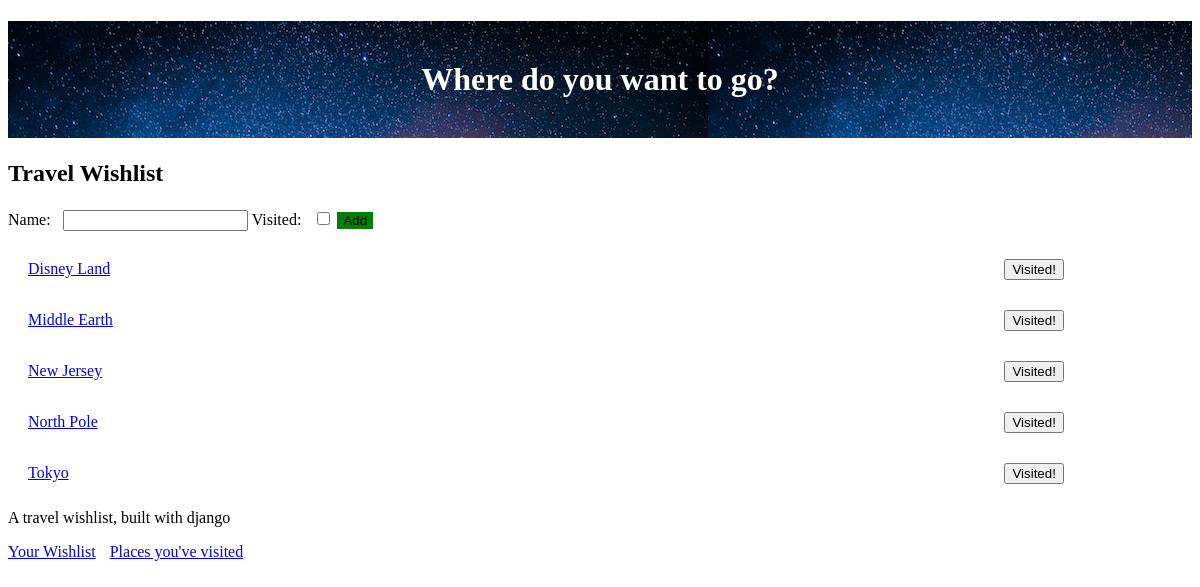
Before: / (signed in) with the older database file.
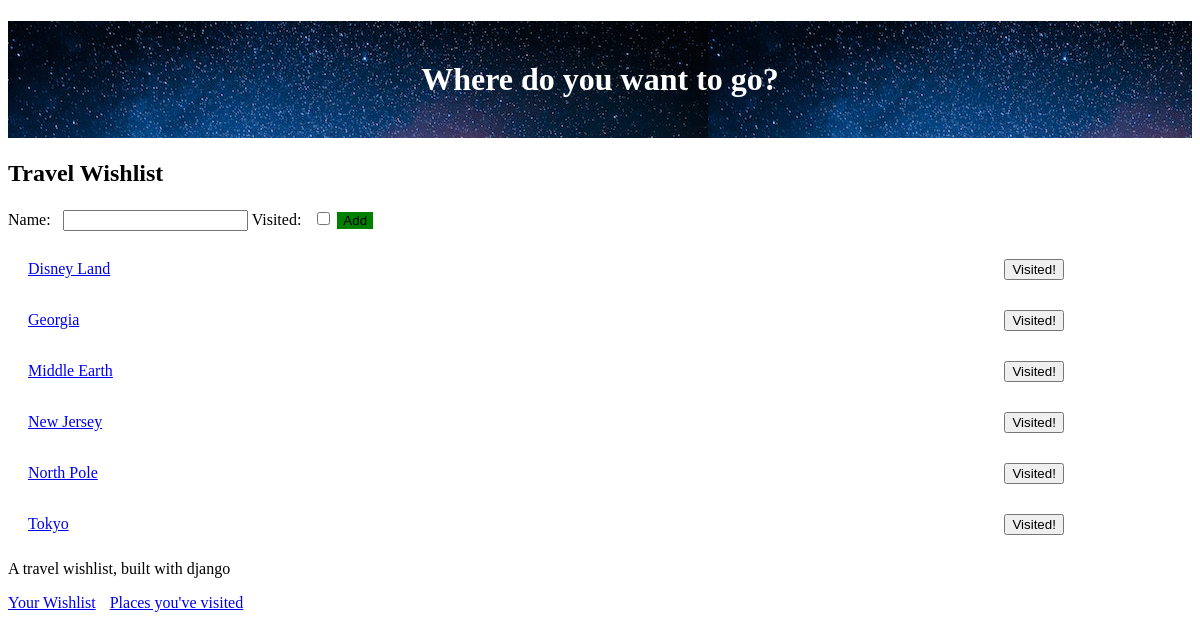
After: the same page with the newer database file.
### travel_wishlist/models.py (models this page shows, shortened)
class Place(models.Model):
    user = models.ForeignKey('auth.User', null=False, on_delete=models.CASCADE)
    name = models.CharField(max_length=200)
    visited = models.BooleanField(default=False)
    notes = models.TextField(blank=True, null=True)
    date_visited = models.DateField(blank=True, null=True)
    photo = models.ImageField(upload_to='user_images/', blank=True, null=True)

### travel_wishlist/views.py (the view, shortened to what this page needs)
# urls.py: path('', views.place_list, name='place_list'),
@login_required
def place_list(request):
    places = Place.objects.filter(user=request.user).filter(visited=False).order_by('name')
    new_place_form = NewPlaceForm() # used to create HTML
    return render(request, 'travel_wishlist/wishlist.html', {'places': places, 'new_place_form': new_place_form})

### travel_wishlist/forms.py
class NewPlaceForm(forms.ModelForm):
    class Meta:
        model = Place
        fields = ('name', 'visited')

### travel_wishlist/templates/travel_wishlist/wishlist.html (shortened to what this page needs)
{% extends 'travel_wishlist/base.html' %}
{% block content %}
<h2>Travel Wishlist</h2>
<form method="POST" action="{% url 'place_list' %}">
   {{ new_place_form }}
   <button id="add-new-place" type="submit">Add</button>
</form>
 {% for place in places %}
 <div class="wishlist-place">
   <span id="place-name-{{ place.pk }}" class="place-name">
    <a href="{% url 'place_detail' place.pk %}">{{ place.name }}</a>
  </span>
   <form class="visited-form" method="POST" action="{% url 'place_was_visited' place.pk %}">
      <button id="visited-button-{{ place.pk }}" type="">Visited!</button>
   </form>
 </div>
 {% empty %}
   <p>You have no places in your wishlist.</p>
 {% endfor %}
 {% endblock %}

Changed rows visible on the page:
added Place: name "Georgia"
